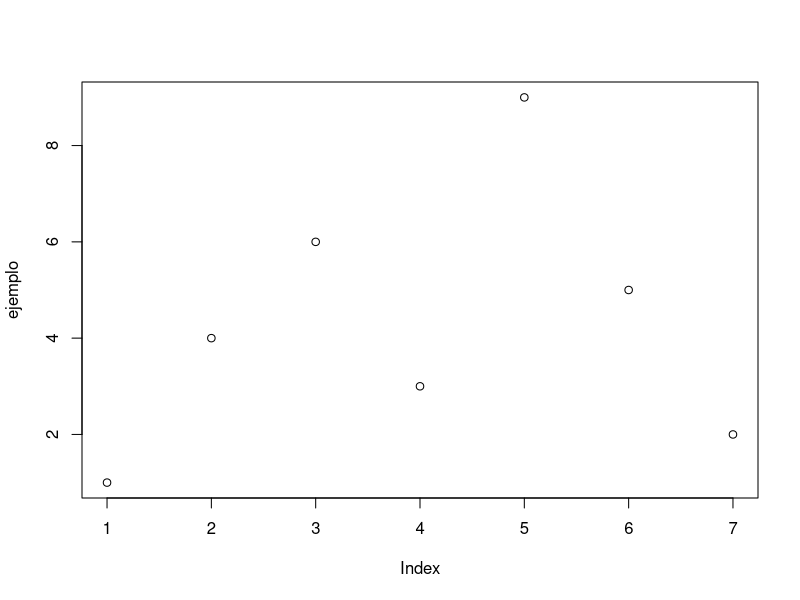

R code for this plot:
## ---- chunk 1
knitr::opts_chunk$set(echo = TRUE)
## ---- chunk 2
ejemplo <- c(1,4,6,3,9,5,2)

print(ejemplo)

## ---- chunk 3

ejemplo <- c(1,4,6,3,9,5,2)

plot(ejemplo)
